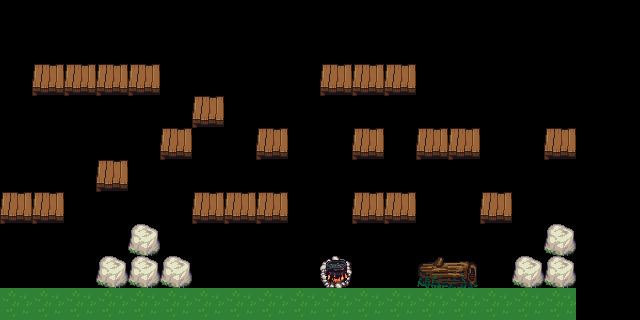

This game map was drawn from its Tiled (.tmx) file and the tilesets committed beside it. A one-line description and the trimmed map source follow:
An orthogonal 20x10 tile map with 32x32 px tiles, 1 tile layer (map).

<map version="1.0" orientation="orthogonal" width="20" height="10" tilewidth="32" tileheight="32">
 <tileset firstgid="1" name="forest_tiles" tilewidth="32" tileheight="32">
  <image source="forest_tiles.png" width="512" height="512" />
  <tile id="0">
   <properties>
    <property name="bottom" value="True" />
    <property name="left" value="True" />
    <property name="right" value="True" />
    <property name="top" value="True" />
   </properties>
  </tile>
  <tile id="27">
   <properties>
    <property name="bottom" value="True" />
    <property name="left" value="True" />
    <property name="right" value="True" />
    <property name="top" value="True" />
   </properties>
  </tile>
  <tile id="55">
   <properties>
    <property name="bottom" value="True" />
    <property name="left" value="True" />
    <property name="right" value="True" />
    <property name="top" value="True" />
   </properties>
  </tile>
  <tile id="56">
   <properties>
    <property name="bottom" value="True" />
    <property name="left" value="True" />
    <property name="right" value="True" />
    <property name="top" value="True" />
   </properties>
  </tile>
  <tile id="82">
   <properties>
    <property name="bottom" value="True" />
    <property name="left" value="True" />
    <property name="right" value="True" />
    <property name="top" value="True" />
   </properties>
  </tile>
  <tile id="102">
   <properties>
    <property name="bottom" value="True" />
    <property name="left" value="True" />
    <property name="right" value="True" />
    <property name="top" value="True" />
   </properties>
  </tile>
  <tile id="122">
   <properties>
    <property name="free_space" value="True" />
   </properties>
  </tile>
 </tileset>
 <layer name="map" width="20" height="10">
  <data>[200 cells, 180 non-empty, 7 distinct tile ids]</data>
 </layer>
</map>
